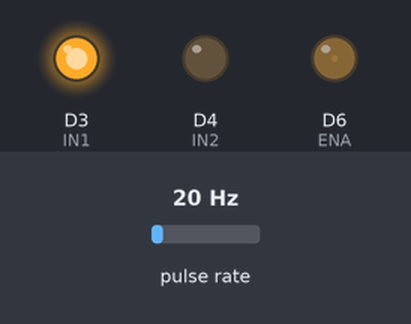
Bench run of a sketch on a simulated ESP8266 (NodeMCU). On the bench: output pins drawn as LEDs (lit = HIGH). Wiring (inferred from the names in the program): pulse sensor: data D7. The test bench sets the inputs (shaded band); at power-on: pulse rate 20 Hz. What the sketch prints to the serial monitor is not drawn.

Above: at 0.1 s.
Timing chart, 0 to 1.6 s (numbered marks = the images above):
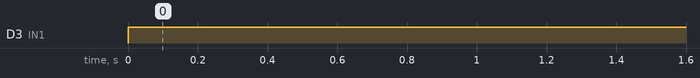

The sketch:

sketch_may31b.ino
```cpp
// int ENA = D7;
// int IN1 = D1;
// int IN2 = D2;
int ENA = D6;
int IN1 = D3;
int IN2 = D4;
int sensor = D7;

volatile unsigned int pulses;
float rpm;
unsigned long timeOld;
int holesDisc = 1;

void ICACHE_RAM_ATTR counter();

void setup() {
  Serial.begin(9600);

  pinMode(ENA, OUTPUT);
  pinMode(IN1, OUTPUT);
  pinMode(IN2, OUTPUT);
  digitalWrite(IN1, LOW);
  digitalWrite(IN2, LOW);

  pinMode(sensor, INPUT);
  pulses = 0;
  timeOld = 0;
  attachInterrupt(digitalPinToInterrupt(sensor), counter, FALLING);
}

void loop() {
  analogWrite(ENA, 10);
  digitalWrite(IN1, HIGH);
  digitalWrite(IN2, LOW);

  if (millis() - timeOld >= 1000)
  {
    detachInterrupt(digitalPinToInterrupt(sensor));
    rpm = (pulses * 60) / (holesDisc);
    Serial.println(rpm);

    timeOld = millis();
    pulses = 0;
    attachInterrupt(digitalPinToInterrupt(sensor), counter, FALLING);
  }
}

void ICACHE_RAM_ATTR counter() {
  pulses++;
}
```

Measured:
- by itself, D3 (IN1): LOW → HIGH at 0.00 s
